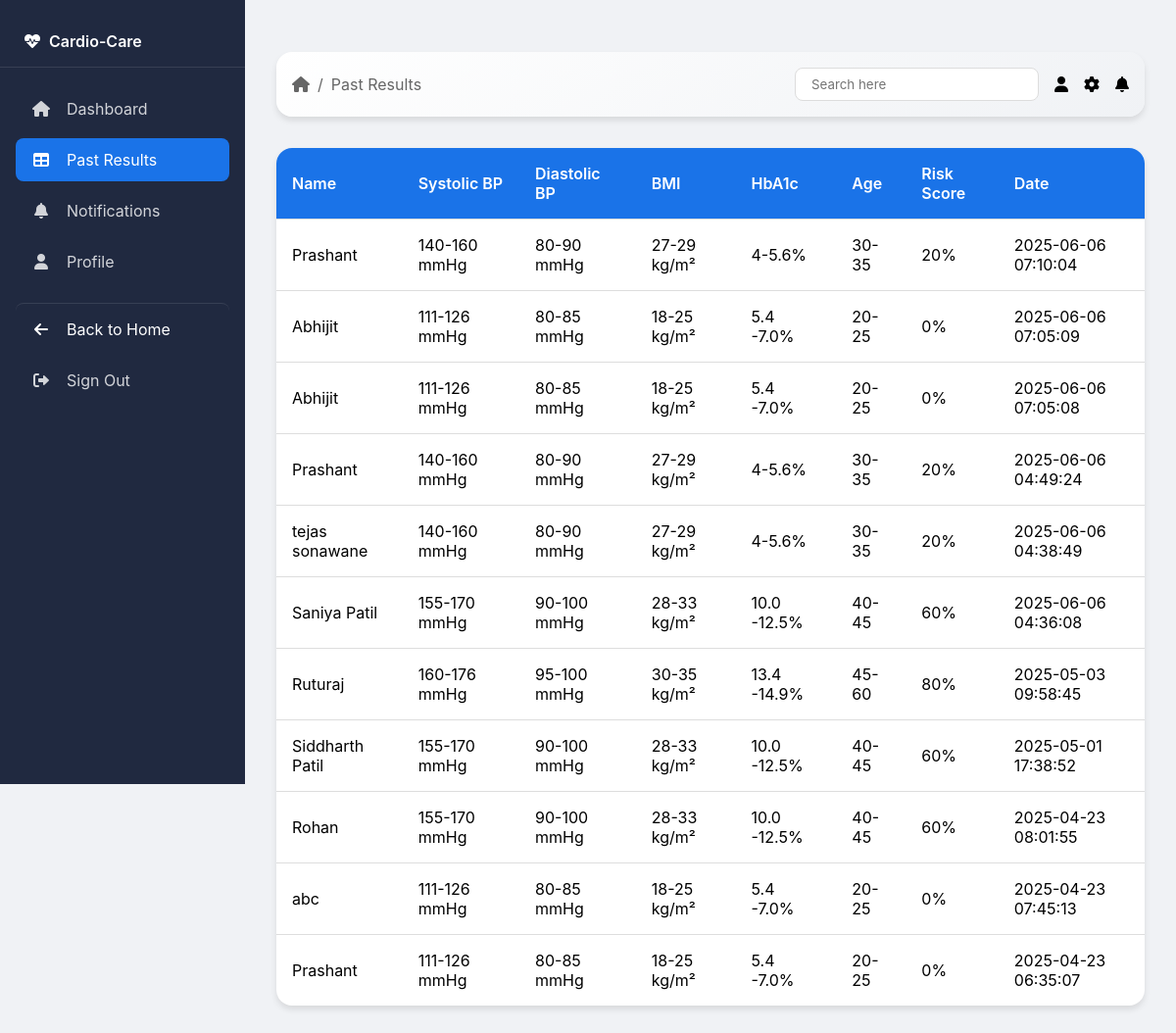
The app's page /results with its own data.
### tables this page shows
CREATE TABLE results (
            id INTEGER PRIMARY KEY AUTOINCREMENT,
            name TEXT,
            sbp TEXT,
            dbp TEXT,
            bmi TEXT,
            hba1c TEXT,
            age TEXT,
            risk_score INTEGER,
            date TIMESTAMP DEFAULT CURRENT_TIMESTAMP
        );

### app.py (the view)
@app.route('/results')
def results():
    conn = sqlite3.connect(DATABASE)
    cursor = conn.cursor()
    cursor.execute("SELECT * FROM results ORDER BY date DESC")
    past_results = cursor.fetchall()
    conn.close()
    return render_template('history.html', past_results=past_results)

### templates/history.html (shortened to what this page needs)
<!DOCTYPE html>
<html lang="en">
<head>
    <link href="https://cdnjs.cloudflare.com/ajax/libs/font-awesome/6.0.0/css/all.min.css" rel="stylesheet">
</head>
<body>
    <button class="sidebar-toggle" onclick="toggleSidebar()">
    </button>
    <aside class="sidebar">
        <div class="logo">
            <i class="fas fa-heartbeat medical-icon"></i>
            <span class="logo-text">Cardio-Care</span>
        </div>
        <nav class="nav-list">
            <a href="{{ url_for('dashboard') }}" class="nav-item">
                <i class="fas fa-home"></i>
                <span>Dashboard</span>
            </a>
            <a href="{{ url_for('results') }}" class="nav-item active">
                <i class="fas fa-table"></i>
                <span>Past Results</span>
            </a>
            <a href="#" class="nav-item">
                <i class="fas fa-bell"></i>
                <span>Notifications</span>
            </a>
            <a href="#" class="nav-item">
                <i class="fas fa-user"></i>
                <span>Profile</span>
            </a>
            <a href="{{ url_for('dashboard') }}" class="nav-item back-button">
                <i class="fas fa-arrow-left"></i>
                <span>Back to Home</span>
            </a>
            <a href="{{ url_for('home') }}" class="nav-item">
                <i class="fas fa-sign-out-alt"></i>
                <span>Sign Out</span>
            </a>
        </nav>
    </aside>
    <main class="main-content">
        <header class="header">
            <div class="breadcrumb">
                <i class="fas fa-home"></i>
                <span>/</span>
                <span>Past Results</span>
            </div>
            <div class="search-bar">
                <input type="text" placeholder="Search here" class="search-input">
                <i class="fas fa-user"></i>
                <i class="fas fa-cog"></i>
                <i class="fas fa-bell"></i>
            </div>
        </header>
        <table class="results-table">
            <thead>
                <tr>
                    <th>Name</th>
                    <th>Systolic BP</th>
                    <th>Diastolic BP</th>
                    <th>BMI</th>
                    <th>HbA1c</th>
                    <th>Age</th>
                    <th>Risk Score</th>
                    <th>Date</th>
                </tr>
            </thead>
            <tbody>
                {% for result in past_results %}
                <tr>
                    <td>{{ result[1] }}</td>
                    <td>{{ result[2] }} mmHg</td>
                    <td>{{ result[3] }} mmHg</td>
                    <td>{{ result[4] }} kg/m²</td>
                    <td>{{ result[5] }}%</td>
                    <td>{{ result[6] }}</td>
                    <td>{{ result[7] }}%</td>
                    <td>{{ result[8] }}</td>
                </tr>
                {% endfor %}
            </tbody>
        </table>
    </main>
</body>
</html>

### templates/history.html (style rules this page uses)
* { margin: 0; padding: 0; box-sizing: border-box; font-family: -apple-system, BlinkMacSystemFont, "Segoe UI", Roboto, Arial, sans-serif; }
body { background: #f0f2f5; min-height: 100vh; position: relative; }
.sidebar { background-color: #202940; color: white; position: fixed; height: 100vh; z-index: 1000; display: flex; flex-direction: column; transition: all 0.3s ease; width: 250px; left: 0; top: 0; padding: 1rem 0; }
.logo { display: flex; align-items: center; gap: 0.5rem; padding: 1rem 1.5rem; margin-bottom: 1rem; border-bottom: 1px solid rgba(255, 255, 255, 0.1); }
.logo-text { font-size: 1rem; font-weight: 600; white-space: nowrap; }
.nav-list { display: flex; flex-direction: column; padding: 0 1rem; flex: 1; }
.nav-item { padding: 0.75rem 1rem; margin: 0.25rem 0; display: flex; align-items: center; gap: 1rem; color: rgba(255, 255, 255, 0.8); text-decoration: none; border-radius: 0.5rem; transition: all 0.3s ease; white-space: nowrap; }
.nav-item i { width: 20px; text-align: center; }
.nav-item.active { background-color: #1A73E8; color: white; }
.main-content { margin-left: 250px; padding: 2rem; transition: margin-left 0.3s ease; }
.header { display: flex; justify-content: space-between; align-items: center; margin-bottom: 2rem; background: linear-gradient(145deg, #ffffff, #f0f2f5); padding: 1rem; border-radius: 1rem; box-shadow: 0 4px 6px rgba(0, 0, 0, 0.1); transition: transform 0.3s ease, box-shadow 0.3s ease; }
.breadcrumb { display: flex; align-items: center; gap: 0.5rem; color: #666; }
.search-bar { display: flex; align-items: center; gap: 1rem; }
.search-input { padding: 0.5rem 1rem; border: 1px solid #ddd; border-radius: 0.5rem; min-width: 200px; }
.results-table { width: 100%; border-collapse: collapse; background: white; border-radius: 1rem; overflow: hidden; box-shadow: 0 4px 6px rgba(0, 0, 0, 0.1); }
.results-table th, .results-table td { padding: 1rem; text-align: left; border-bottom: 1px solid #ddd; }
.results-table th { background-color: #1A73E8; color: white; font-weight: 600; }
.results-table tr:last-child td { border-bottom: none; }
.nav-item.back-button { margin-top: auto; border-top: 1px solid rgba(255, 255, 255, 0.1); padding-top: 1rem; margin-top: 1rem; color: #fff; }

### records on screen
results: name "Prashant", sbp "140-160", dbp "80-90", bmi "27-29", hba1c "4-5.6", age "30-35", risk_score "20", date "2025-06-06 07:10:04"
results: name "Abhijit", sbp "111-126", dbp "80-85", bmi "18-25", hba1c "5.4 -7.0", age "20-25", risk_score "0", date "2025-06-06 07:05:09"
results: name "Abhijit", sbp "111-126", dbp "80-85", bmi "18-25", hba1c "5.4 -7.0", age "20-25", risk_score "0", date "2025-06-06 07:05:08"
results: name "Prashant", sbp "140-160", dbp "80-90", bmi "27-29", hba1c "4-5.6", age "30-35", risk_score "20", date "2025-06-06 04:49:24"
results: name "tejas sonawane", sbp "140-160", dbp "80-90", bmi "27-29", hba1c "4-5.6", age "30-35", risk_score "20", date "2025-06-06 04:38:49"
results: name "Saniya Patil", sbp "155-170", dbp "90-100", bmi "28-33", hba1c "10.0 -12.5", age "40-45", risk_score "60", date "2025-06-06 04:36:08"
results: name "Ruturaj", sbp "160-176", dbp "95-100", bmi "30-35", hba1c "13.4 -14.9", age "45-60", risk_score "80", date "2025-05-03 09:58:45"
results: name "Siddharth Patil", sbp "155-170", dbp "90-100", bmi "28-33", hba1c "10.0 -12.5", age "40-45", risk_score "60", date "2025-05-01 17:38:52"
results: name "Rohan", sbp "155-170", dbp "90-100", bmi "28-33", hba1c "10.0 -12.5", age "40-45", risk_score "60", date "2025-04-23 08:01:55"
results: name "abc", sbp "111-126", dbp "80-85", bmi "18-25", hba1c "5.4 -7.0", age "20-25", risk_score "0", date "2025-04-23 07:45:13"
results: name "Prashant", sbp "111-126", dbp "80-85", bmi "18-25", hba1c "5.4 -7.0", age "20-25", risk_score "0", date "2025-04-23 06:35:07"
